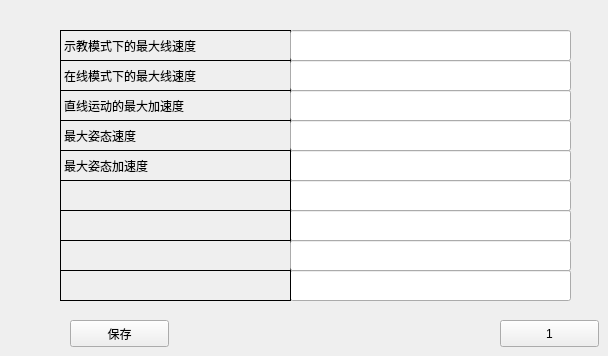
      <widget class="QWidget" name="page_18">
       <widget class="QLabel" name="label_137">
        <property name="geometry">
         <rect>
          <x>60</x>
          <y>30</y>
          <width>231</width>
          <height>31</height>
         </rect>
        </property>
        <property name="font">
         <font>
          <pointsize>9</pointsize>
         </font>
        </property>
        <property name="frameShape">
         <enum>QFrame::Panel</enum>
        </property>
        <property name="text">
         <string>示教模式下的最大线速度</string>
        </property>
       </widget>
       <widget class="QLabel" name="label_138">
        <property name="geometry">
         <rect>
          <x>60</x>
          <y>60</y>
          <width>231</width>
          <height>31</height>
         </rect>
        </property>
        <property name="font">
         <font>
          <pointsize>9</pointsize>
         </font>
        </property>
        <property name="frameShape">
         <enum>QFrame::Panel</enum>
        </property>
        <property name="text">
         <string>在线模式下的最大线速度</string>
        </property>
       </widget>
       <widget class="QLabel" name="label_139">
        <property name="geometry">
         <rect>
          <x>60</x>
          <y>90</y>
          <width>231</width>
          <height>31</height>
         </rect>
        </property>
        <property name="font">
         <font>
          <pointsize>9</pointsize>
         </font>
        </property>
        <property name="frameShape">
         <enum>QFrame::Panel</enum>
        </property>
        <property name="text">
         <string>直线运动的最大加速度</string>
        </property>
       </widget>
       <widget class="QLabel" name="label_140">
        <property name="geometry">
         <rect>
          <x>60</x>
          <y>120</y>
          <width>231</width>
          <height>31</height>
         </rect>
        </property>
        <property name="font">
         <font>
          <pointsize>9</pointsize>
         </font>
        </property>
        <property name="frameShape">
         <enum>QFrame::Panel</enum>
        </property>
        <property name="text">
         <string>最大姿态速度</string>
        </property>
       </widget>
       <widget class="QLineEdit" name="lineEdit_94">
        <property name="geometry">
         <rect>
          <x>290</x>
          <y>30</y>
          <width>281</width>
          <height>31</height>
         </rect>
        </property>
       </widget>
       <widget class="QLineEdit" name="lineEdit_95">
        <property name="geometry">
         <rect>
          <x>290</x>
          <y>60</y>
          <width>281</width>
          <height>31</height>
         </rect>
        </property>
       </widget>
       <widget class="QLineEdit" name="lineEdit_96">
        <property name="geometry">
         <rect>
          <x>290</x>
          <y>120</y>
          <width>281</width>
          <height>31</height>
         </rect>
        </property>
       </widget>
       <widget class="QLineEdit" name="lineEdit_97">
        <property name="geometry">
         <rect>
          <x>290</x>
          <y>90</y>
          <width>281</width>
          <height>31</height>
         </rect>
        </property>
       </widget>
       <widget class="QLabel" name="label_141">
        <property name="geometry">
         <rect>
          <x>60</x>
          <y>240</y>
          <width>231</width>
          <height>31</height>
         </rect>
        </property>
        <property name="font">
         <font>
          <pointsize>9</pointsize>
         </font>
        </property>
        <property name="frameShape">
         <enum>QFrame::Panel</enum>
        </property>
        <property name="text">
         <string/>
        </property>
       </widget>
       <widget class="QLineEdit" name="lineEdit_98">
        <property name="geometry">
         <rect>
          <x>290</x>
          <y>210</y>
          <width>281</width>
          <height>31</height>
         </rect>
        </property>
       </widget>
       <widget class="QLineEdit" name="lineEdit_99">
        <property name="geometry">
         <rect>
          <x>290</x>
          <y>180</y>
          <width>281</width>
          <height>31</height>
         </rect>
        </property>
       </widget>
       <widget class="QLineEdit" name="lineEdit_100">
        <property name="geometry">
         <rect>
          <x>290</x>
          <y>150</y>
          <width>281</width>
          <height>31</height>
         </rect>
        </property>
       </widget>
       <widget class="QLineEdit" name="lineEdit_101">
        <property name="geometry">
         <rect>
          <x>290</x>
          <y>240</y>
          <width>281</width>
          <height>31</height>
         </rect>
        </property>
       </widget>
       <widget class="QLabel" name="label_142">
        <property name="geometry">
         <rect>
          <x>60</x>
          <y>180</y>
          <width>231</width>
          <height>31</height>
         </rect>
        </property>
        <property name="font">
         <font>
          <pointsize>9</pointsize>
         </font>
        </property>
        <property name="frameShape">
         <enum>QFrame::Panel</enum>
        </property>
        <property name="text">
         <string/>
        </property>
       </widget>
       <widget class="QLabel" name="label_143">
        <property name="geometry">
         <rect>
          <x>60</x>
          <y>150</y>
          <width>231</width>
          <height>31</height>
         </rect>
        </property>
        <property name="font">
         <font>
          <pointsize>9</pointsize>
         </font>
        </property>
        <property name="frameShape">
         <enum>QFrame::Panel</enum>
        </property>
        <property name="text">
         <string>最大姿态加速度</string>
        </property>
       </widget>
       <widget class="QLabel" name="label_144">
        <property name="geometry">
         <rect>
          <x>60</x>
          <y>210</y>
          <width>231</width>
          <height>31</height>
         </rect>
        </property>
        <property name="font">
         <font>
          <pointsize>9</pointsize>
         </font>
        </property>
        <property name="frameShape">
         <enum>QFrame::Panel</enum>
        </property>
        <property name="text">
         <string/>
        </property>
       </widget>
       <widget class="QPushButton" name="pushButton_49">
        <property name="geometry">
         <rect>
          <x>500</x>
          <y>320</y>
          <width>99</width>
          <height>27</height>
         </rect>
        </property>
        <property name="text">
         <string>1</string>
        </property>
       </widget>
       <widget class="QPushButton" name="pushButton_50">
        <property name="geometry">
         <rect>
          <x>70</x>
          <y>320</y>
          <width>99</width>
          <height>27</height>
         </rect>
        </property>
        <property name="text">
         <string>保存</string>
        </property>
       </widget>
       <widget class="QLineEdit" name="lineEdit_130">
        <property name="geometry">
         <rect>
          <x>290</x>
          <y>270</y>
          <width>281</width>
          <height>31</height>
         </rect>
        </property>
       </widget>
       <widget class="QLabel" name="label_145">
        <property name="geometry">
         <rect>
          <x>60</x>
          <y>270</y>
          <width>231</width>
          <height>31</height>
         </rect>
        </property>
        <property name="font">
         <font>
          <pointsize>9</pointsize>
         </font>
        </property>
        <property name="frameShape">
         <enum>QFrame::Panel</enum>
        </property>
        <property name="text">
         <string/>
        </property>
       </widget>
      </widget>
